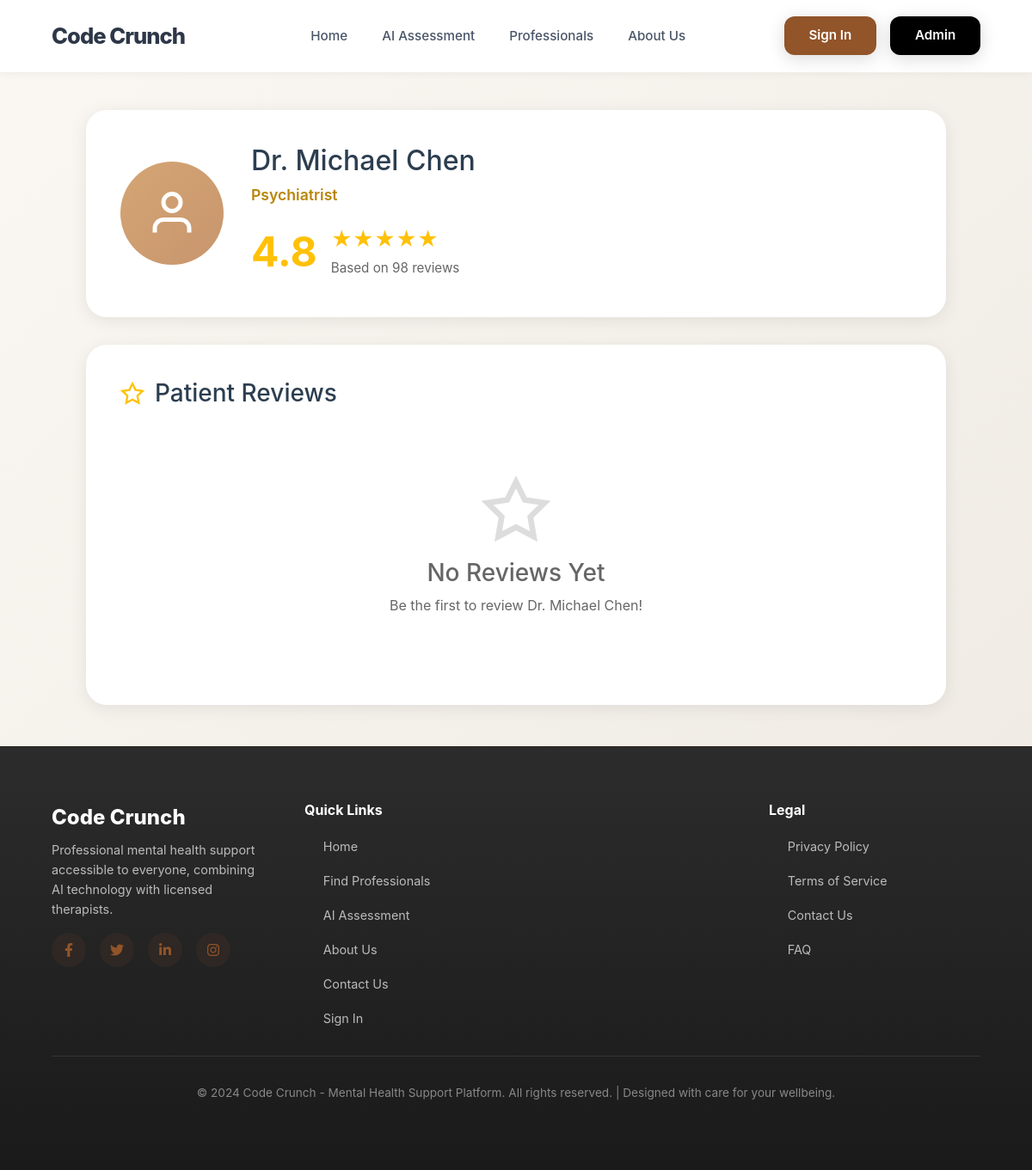
Screenshot of /professional/2/reviews with the database file from the repository.
### models.py (models this page shows, shortened)
class Professional(db.Model):
    id = db.Column(db.Integer, primary_key=True)
    name = db.Column(db.String(100), nullable=False)
    title = db.Column(db.String(100), nullable=False)
    specialization = db.Column(db.String(200), nullable=False)
    bio = db.Column(db.Text, nullable=False)
    experience_years = db.Column(db.Integer, nullable=False)
    education = db.Column(db.Text, nullable=False)
    languages = db.Column(db.String(200), nullable=False)
    image_url = db.Column(db.String(200), default='default-avatar.jpg')
    available_days = db.Column(db.String(200), nullable=False)
    consultation_fee = db.Column(db.Float, default=0.0)
    session_duration = db.Column(db.Integer, default=60)  # in minutes
    rating = db.Column(db.Float, default=5.0)
    total_reviews = db.Column(db.Integer, default=0)
    is_active = db.Column(db.Boolean, default=True)
    created_at = db.Column(db.DateTime, default=datetime.utcnow)
    appointments = db.relationship('Appointment', backref='professional', lazy=True)
    reviews = db.relationship('Review', backref='professional', lazy=True)
    time_slots = db.relationship('TimeSlot', backref='professional', lazy=True, cascade='all, delete-orphan')

### app.py (the view)
@app.route('/professional/<int:prof_id>/reviews')
def professional_reviews(prof_id):
    professional = Professional.query.get_or_404(prof_id)
    reviews = Review.query.filter_by(
        professional_id=prof_id,
        is_approved=True
    ).order_by(Review.created_at.desc()).all()
    return render_template('professional_reviews.html',
                         professional=professional,
                         reviews=reviews)

### templates/professional_reviews.html (shortened to what this page needs)
{% extends "layout.html" %}
{% block content %}
<div class="reviews-page">
    <div class="reviews-container">
        <div class="prof-header">
            <div class="prof-avatar-large">
                <svg viewBox="0 0 24 24" fill="none" stroke="currentColor" stroke-width="2">
                    <path d="M20 21v-2a4 4 0 0 0-4-4H8a4 4 0 0 0-4 4v2"></path>
                    <circle cx="12" cy="7" r="4"></circle>
                </svg>
            </div>
            <div class="prof-info">
                <h1>{{ professional.name }}</h1>
                <p>{{ professional.title }}</p>
                <div class="rating-summary">
                    <div class="rating-number">{{ professional.rating }}</div>
                    <div class="rating-details">
                        <div class="stars-large">
                            {% for i in range(5) %}★{% endfor %}
                        </div>
                        <div class="rating-count">Based on {{ professional.total_reviews }} reviews</div>
                    </div>
                </div>
            </div>
        </div>
        <div class="reviews-section">
            <h2 class="section-title">
                <svg viewBox="0 0 24 24" fill="none" stroke="currentColor" stroke-width="2">
                    <polygon points="12 2 15.09 8.26 22 9.27 17 14.14 18.18 21.02 12 17.77 5.82 21.02 7 14.14 2 9.27 8.91 8.26 12 2"></polygon>
                </svg>
                Patient Reviews
            </h2>
            {% if reviews %}
                {% for review in reviews %}
                <div class="review-card">
                    <div class="review-header">
                        <div class="reviewer-info">
                            <div class="reviewer-avatar">
                                <svg viewBox="0 0 24 24" fill="none" stroke="currentColor" stroke-width="2">
                                    <path d="M20 21v-2a4 4 0 0 0-4-4H8a4 4 0 0 0-4 4v2"></path>
                                    <circle cx="12" cy="7" r="4"></circle>
                                </svg>
                            </div>
                            <div class="reviewer-details">
                                <h4>
                                    {% if review.is_anonymous %}
                                        Anonymous Patient
                                    {% else %}
                                        {{ review.user.name if review.user else 'Verified Patient' }}
                                    {% endif %}
                                </h4>
                                <div class="review-date">{{ review.created_at.strftime('%B %d, %Y') }}</div>
                            </div>
                        </div>
                        <div class="review-stars">
                            {% for i in range(review.rating) %}★{% endfor %}
                        </div>
                    </div>
                    {% if review.comment %}
                    <div class="review-comment">{{ review.comment }}</div>
                    {% endif %}
                </div>
                {% endfor %}
            {% else %}
                <div class="empty-reviews">
                    <svg viewBox="0 0 24 24" fill="none" stroke="currentColor" stroke-width="2">
                        <polygon points="12 2 15.09 8.26 22 9.27 17 14.14 18.18 21.02 12 17.77 5.82 21.02 7 14.14 2 9.27 8.91 8.26 12 2"></polygon>
                    </svg>
                    <h3>No Reviews Yet</h3>
                    <p>Be the first to review {{ professional.name }}!</p>
                </div>
            {% endif %}
        </div>
    </div>
</div>
{% endblock %}

### templates/layout.html (style rules this page uses)
* { margin: 0; padding: 0; box-sizing: border-box; }
html, body { height: 100%; }
body { font-family: -apple-system, BlinkMacSystemFont, "Segoe UI", Roboto, "Helvetica Neue", Arial, sans-serif; background-color: #f9f7f4; color: #1a202c; display: flex; flex-direction: column; min-height: 100vh; }

### templates/professional_reviews.html (style rules this page uses)
.reviews-page { background: linear-gradient(135deg, #faf7f2 0%, #f0ebe5 100%); min-height: calc(100vh - 56px); padding: 3rem 2rem; }
.reviews-container { max-width: 1000px; margin: 0 auto; }
.prof-header { background: white; border-radius: 24px; padding: 2.5rem; box-shadow: 0 4px 20px rgba(0, 0, 0, 0.08); margin-bottom: 2rem; display: flex; align-items: center; gap: 2rem; }
.prof-avatar-large { width: 120px; height: 120px; background: linear-gradient(135deg, #d4a574, #c8956d); border-radius: 50%; display: flex; align-items: center; justify-content: center; flex-shrink: 0; }
.prof-avatar-large svg { width: 60px; height: 60px; color: white; }
.prof-info h1 { font-size: 2rem; color: #2c3e50; margin-bottom: 0.5rem; }
.prof-info p { color: #b8860b; font-size: 1.1rem; font-weight: 600; margin-bottom: 1rem; }
.rating-summary { display: flex; align-items: center; gap: 1rem; }
.rating-number { font-size: 3rem; font-weight: 700; color: #ffc107; }
.rating-details { flex: 1; }
.stars-large { font-size: 1.5rem; color: #ffc107; margin-bottom: 0.25rem; }
.rating-count { color: #666; font-size: 0.95rem; }
.reviews-section { background: white; border-radius: 24px; padding: 2.5rem; box-shadow: 0 4px 20px rgba(0, 0, 0, 0.08); }
.section-title { font-size: 1.75rem; color: #2c3e50; margin-bottom: 2rem; display: flex; align-items: center; gap: 0.75rem; }
.section-title svg { width: 28px; height: 28px; color: #ffc107; }
.empty-reviews { text-align: center; padding: 3rem; color: #666; }
.empty-reviews svg { width: 80px; height: 80px; color: #ddd; margin-bottom: 1rem; }

### rows the page displays
Professional: name "Dr. Michael Chen", title "Psychiatrist", rating "4.8", total_reviews "98"
